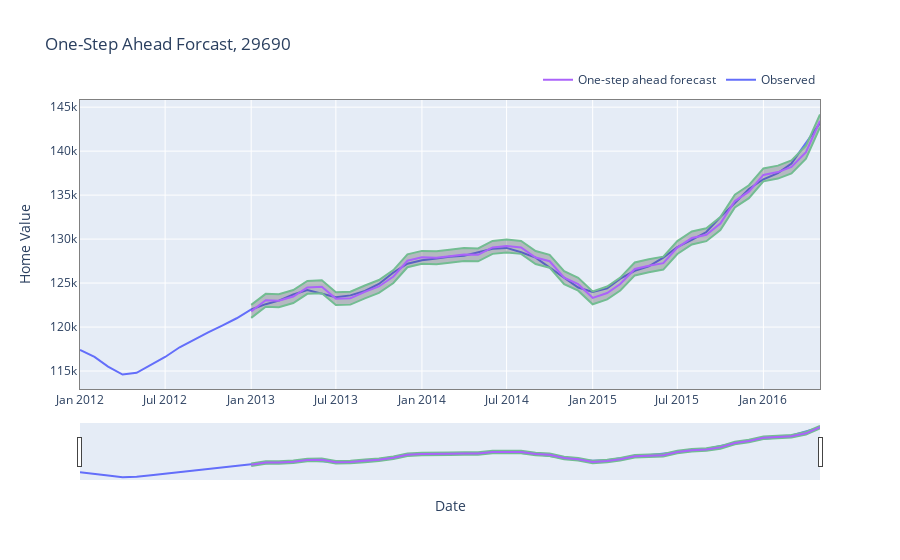

Notebook cell for this chart:
### Markdown cell above
#### One-Step Ahead Forecast (dynamic=False)

### Code cell
output_b = one_step_fc_arima(df_train, arima_param_b, zc_2, pred_start_date=pred_sd_b)
out_list_b.append(output_b)
